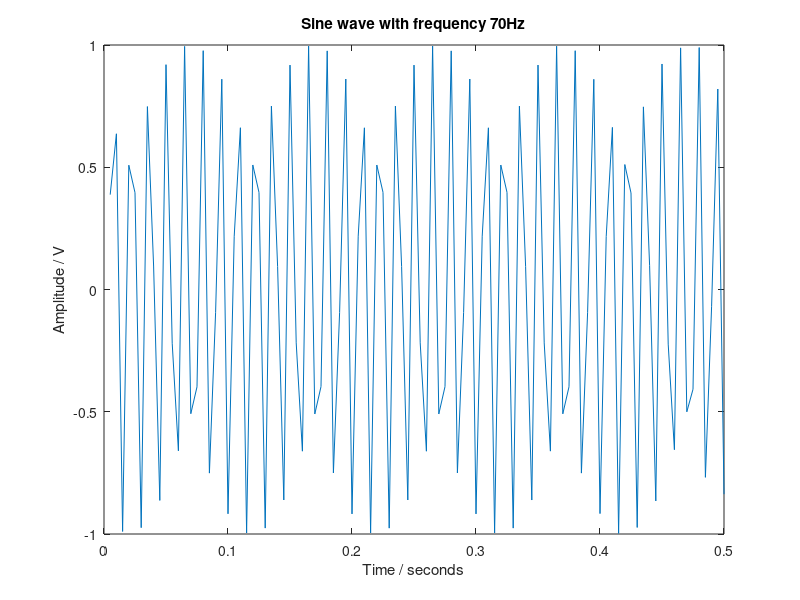

MATLAB code for this plot: (Note: this script raises an error after producing the figure.)
%Version 1.01
%Now with comments!
%Objective: 
%   Read in data from a .mat file
%   Select the data needed
%   Generate corresponding time points
%   Plot the data against time
%   Plot the frequency spectrum
%
%Note: This file is slightly different to that which you saw earlier because you do not have the
%required .mat file yet. I would send it to
%you but the .mat file is very big.

%We agreed that the following two commands are not appropriate, and are
%inconvenient.
%close all;
%clear all;

%Load the data from the current directory, using the filename of the data
%load('emg_plot_32.mat');

%Declare variables as name = value pairs, to be used later
sensorIndex = 10;
samplingFrequency = 2000;
resamplingFrequency = 200;

%Select the required column from emg_plot_32, which contains all the samples from
%a single muscle. Assign that to the variable sampledData
%sampledData = emg_plot_32{1:end,sensorIndex};

%Create a new signal with frequency sineFrequency
%(A sine wave, with nSamples samples)
nSamples = 1000;
sineFrequency = 70;
sampledData = sin((1:nSamples).*((2*pi*sineFrequency)/samplingFrequency));

%Resample the data to the new sampling frequency
%The function resample takes as parameters the data to resample, the target
%frequency, and the original frequency.
resampledData = resample(sampledData,resamplingFrequency,samplingFrequency);

%Generate timepoints corresponding to the resampled data.
%e.g. resampledData(10) happens at timepoints(10)
timepoints = (1:length(resampledData))./resamplingFrequency;

%Create a new figure
figure;

%Plot the resampled data against the timepoints, the timepoints on the x
%axis
plot(timepoints,resampledData);

%Give the plot a title consisting of the name of the signal that is being plotted 

%title(emg_plot_32.Properties.VariableNames{sensorIndex});
title(['Sine wave with frequency ', num2str(sineFrequency),'Hz']);

%Set the x and y axis labels
xlabel('Time / seconds');
ylabel('Amplitude / V');

%Create a new figure so as to not overwrite the previous one
figure;

%Plot the frequency spectrum of the data signal
%The function aNiceFSpectrum takes as inputs the timepoints, the data
%signal, and the sampling frequency of the data
aNiceFSpectrum(timepoints',resampledData,resamplingFrequency);